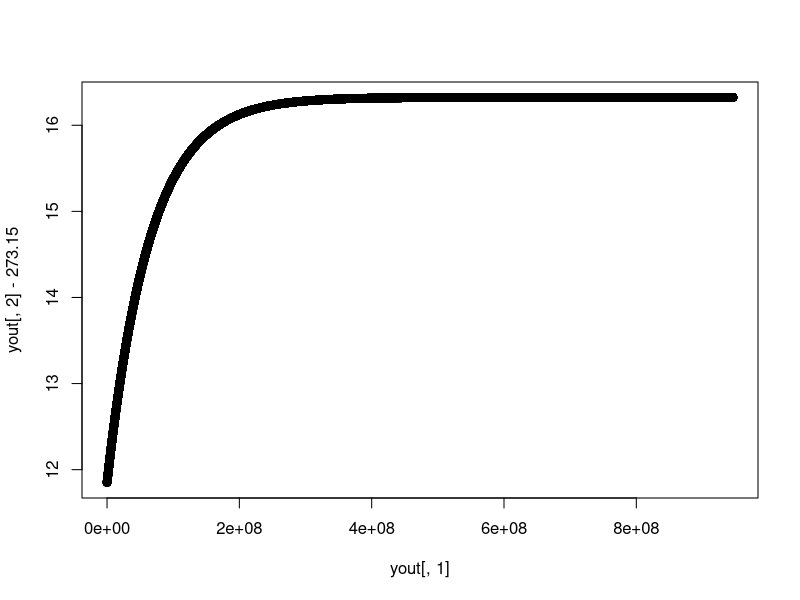
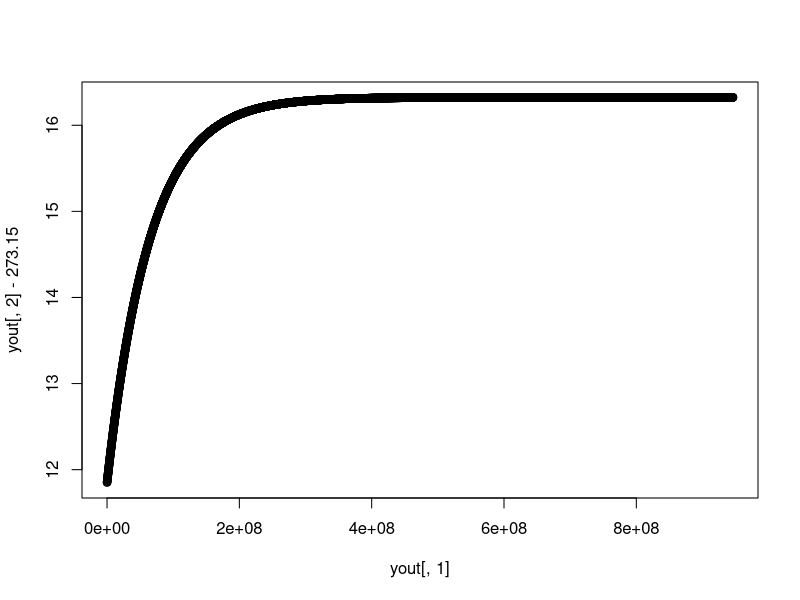
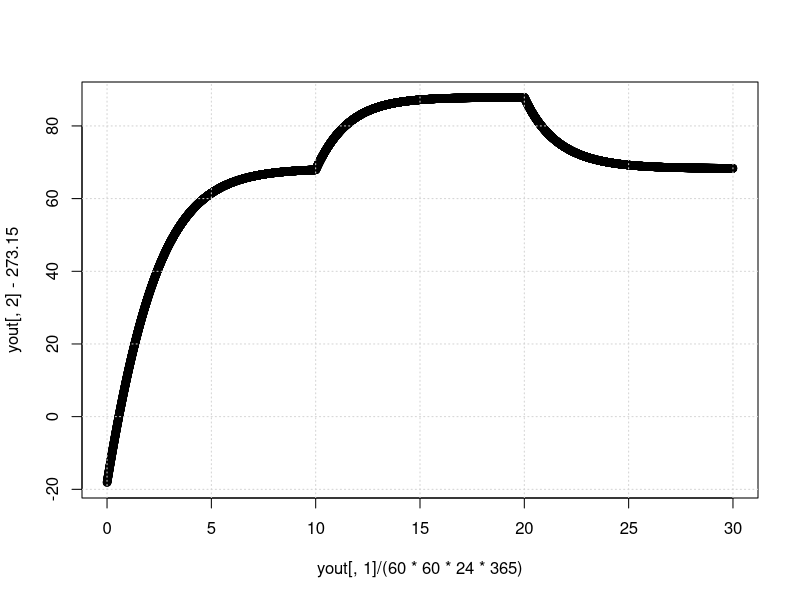
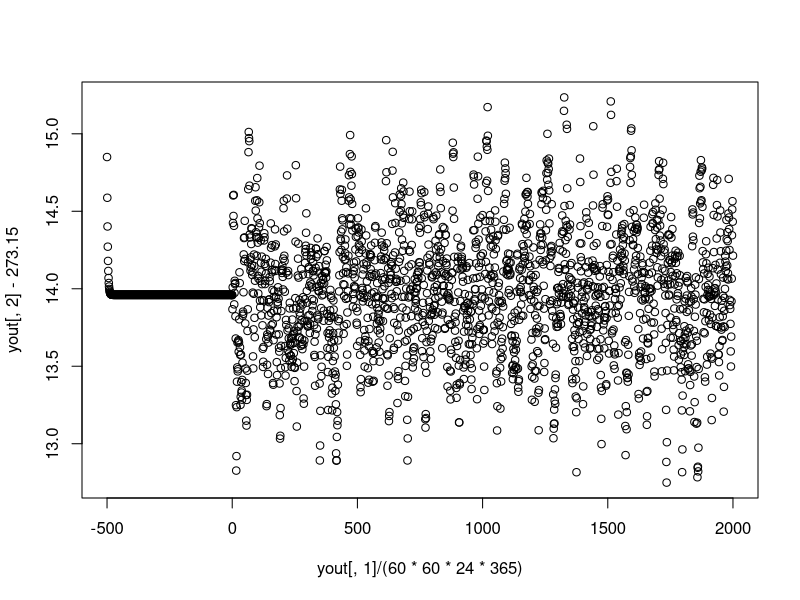
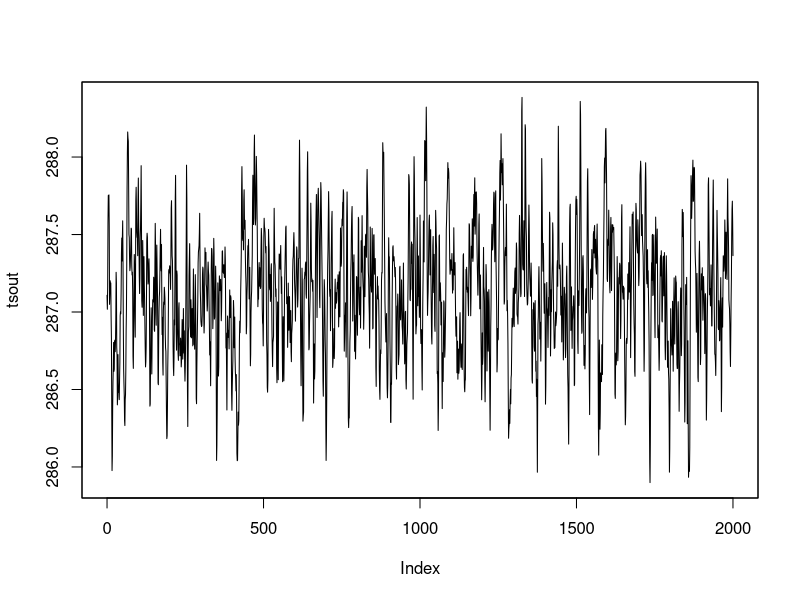
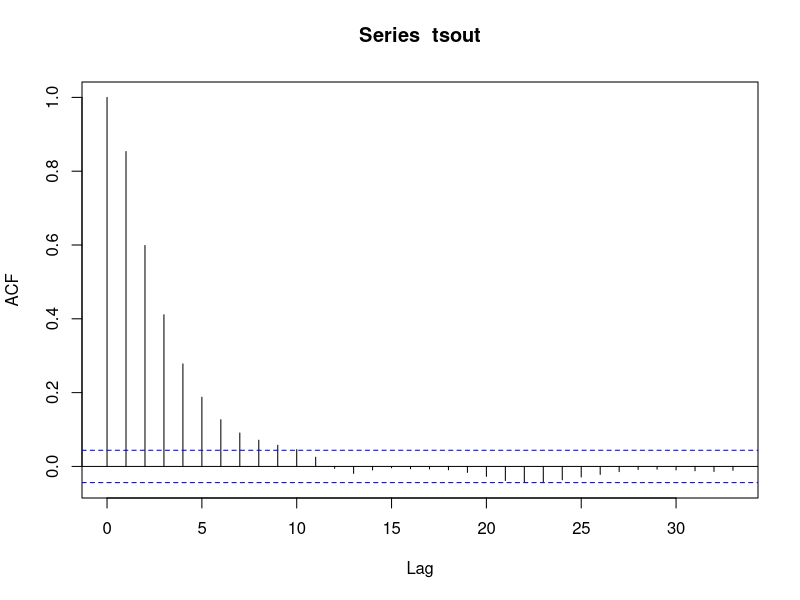
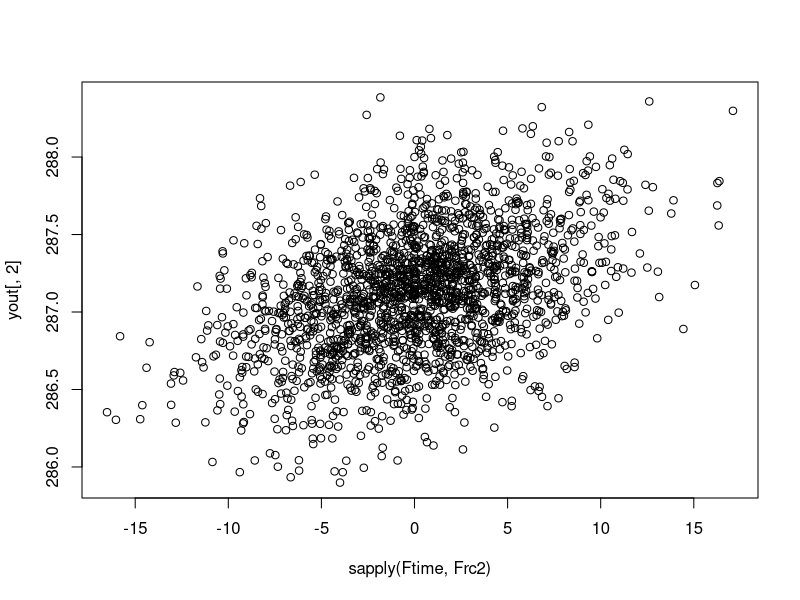

Write R code to recreate these figures, in order.
## 0DEBM - implementation and testing

library(deSolve)
library(zoo)



ebm0<-function(t,y,Q,C=210241850,alpha=0.3,eps=0.6){
sigma<-5.67*10^(-8) 
  list(1/C*((1-alpha)*Q-sigma*eps*y^4))
}

alpha<-0.3

# effective heat capacity of a 1 square meter area of the earth
# C = f*rho*c_water*h
# f fraction of Earth covered by water (.7)
# rho density of sea water 1025kg/m^3
# c specific heat of water (4186 J/kgK)
# h depth of the mixed layer (70m)
f<-0.7
rho<-1025
c<-4186
h<-100
C<-f*rho*c*h
# to change the temperature of 1m^2 of the Earth by 1K will take on average 2.08*10^8 J/(m^2K)

S<-1365 #solar constant in W/m^2
Q_0<-1/4*S


eps<-0.6 # emissivity

# ebm0(0,15,C,Q,alpha,eps)

x_initial<-285
yout<-ode(y=x_initial,func=ebm0,times=seq(0,60*60*24*365*30,by=60*60),parms=Q_0)
plot(yout[,1],yout[,2]-273.15)


times<-seq(0,60*60*24*365*30,by=60*60*24)
Q<-rnorm(length(times),mean=Q_0)

yout<-ode(y=x_initial,func=ebm0,times=times,parms=Q_0)
plot(yout[,1],yout[,2]-273.15)


Flux<-matrix(ncol=2,byrow=TRUE,data=c(1,Q_0,24*60*60*365*10,1.5*Q_0,24*60*60*365*20,Q_0))

Frc<-approxfun(x=Flux[,1],y=Flux[,2],method = "constant",rule=2)
Frc2<-approxfun(x=Flux[,1],y=Flux[,2],method = "linear",rule=2)

parms<-c(C=C,alpha=0.3,eps=0.62,Q_0=1365/4)
#parms<-c(210241850,0.3,0.6)
ebm1<-function(t,y,parms){
  C=parms[1]
  alpha=parms[2]
  eps=parms[3]
  Q<-Frc(t)+Q_0
  sigma<-5.67*10^(-8) 
  list(1/C*((1-alpha)*Q-sigma*eps*y^4))
}

yout<-ode(y=255,func=ebm1,times=times,parms=parms)
plot(yout[,1]/(60*60*24*365),yout[,2]-273.15)
grid()

## Utility function changes

# in: time (in years), forcing (in W/m^2), params: C, alpha, eps, adjust 
# inside: adapt time,get equilibrium solution,initialize with equilibrium solution, calculate effective dQ, call ebm; adjust returned time axis
# return: time/temperature

equilyears<-500

Fyears<-c(seq(-equilyears,2000,by=1))
Fval<-rep(0,length(Fyears))
Fval[(equilyears+1):length(Fyears)]<-rnorm(length(Fyears)-equilyears,mean = 0,sd = 5) #dQ
tunit<-"years"
if (tunit=="years") Ftime<-Fyears*60*60*24*365
Frc2<-approxfun(x=Ftime,y=Fval,method = "linear",rule=2)

ebm2<-function(t,y,parms){
  C=parms[1]
  alpha=parms[2]
  eps=parms[3]
  Q<-Frc2(t)+Q_0
  sigma<-5.67*10^(-8) 
  list(1/C*((1-alpha)*Q-sigma*eps*y^4))
}
yout<-ode(y=288,func=ebm2,times=Ftime,parms=parms)
plot(yout[,1]/(60*60*24*365),yout[,2]-273.15)

yout.cut<-yout[-c(1:equilyears),]
tsout<-zoo(yout.cut[,2],order.by=yout.cut[,1]/(60*60*24*365))
plot(tsout)
acf(tsout)

forcing.ts<-sapply(index(tsout),Frc2)


#tsout<-yout[-c(1:500),]
plot(sapply(Ftime,Frc2),yout[,2])
